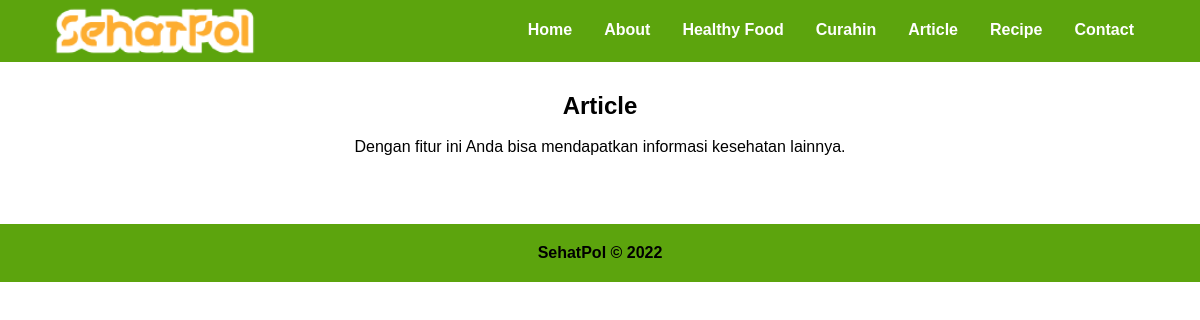
/user/article.php, run on an earlier commit of the app's database.
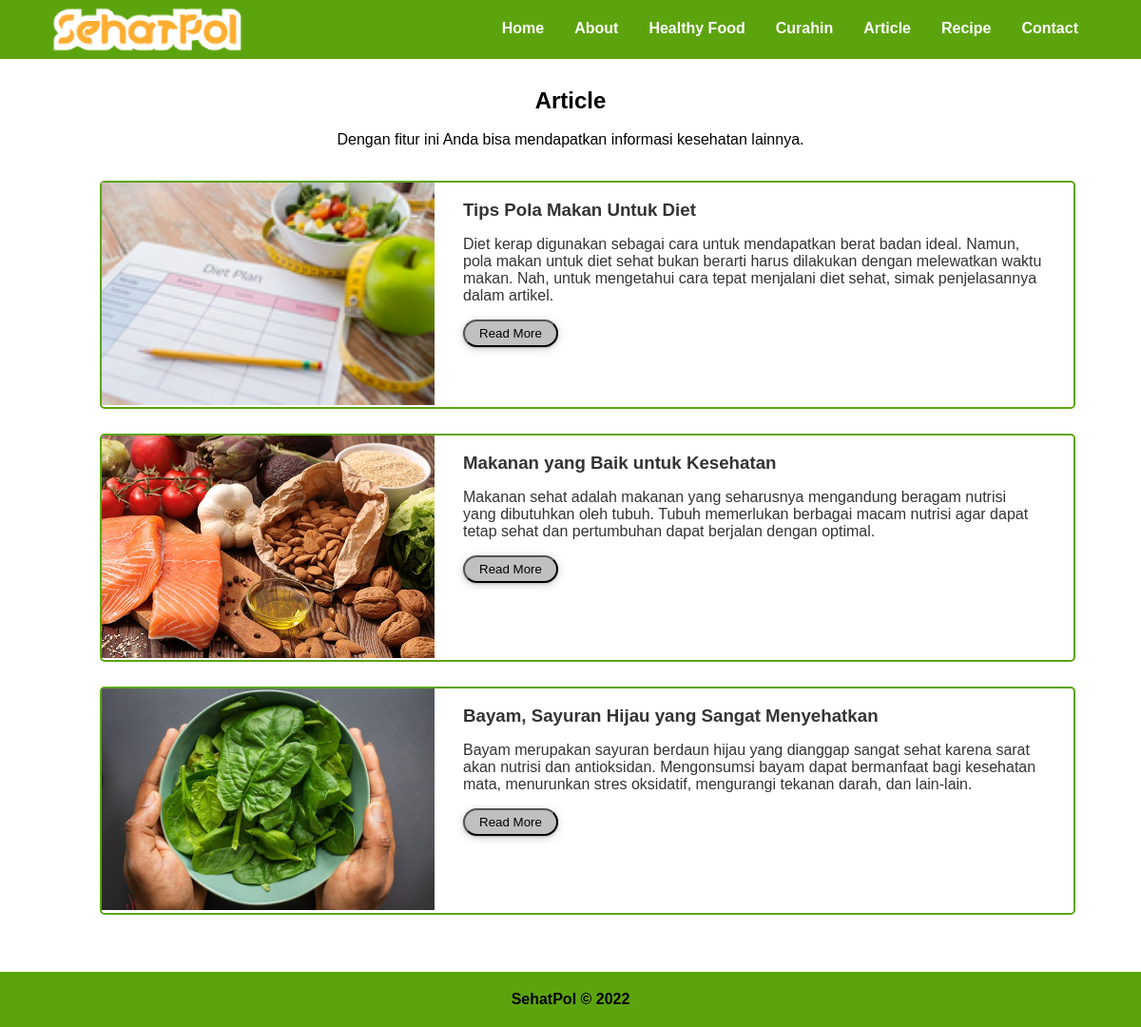
And on a later commit of the database.
### tables this page shows
CREATE TABLE `artikel` (
  `idA` int(10) NOT NULL,
  `idAdmin` int(10) NOT NULL,
  `Judul` varchar(100) NOT NULL,
  `Gambar` varchar(100) NOT NULL,
  `Tgl` date NOT NULL,
  `Penulis` varchar(50) NOT NULL,
  `Deskripsi` varchar(2000) NOT NULL
);

### user/article.php (the view, shortened to what this page needs)
<!DOCTYPE html>
<html lang="en">
<head>
    <link rel="stylesheet" href="asset/css/article.css">
</head>
<body>
    <header>
        <nav>
            <div class="wrapper">
                <div class="logo">
                    <a href="index.php">
                        <img src="asset/img/sehatpol-logo.png" style="width: 210px; height: 60px;">
                    </a>
                </div>
                <div class="menu">
                    <ul>
                        <li><a href="index.php">Home</a></li>
                        <li><a href="index.php #about">About</a></li>
                        <li><a href="healthyfood.php">Healthy Food</a></li>
                        <li><a href="curahin.php">Curahin</a></li>
                        <li><a href="article.php">Article</a></li>
                        <li><a href="recipe.php">Recipe</a></li>
                        <li><a href="index.php #contact">Contact</a></li>
                    </ul>
                </div>
            </div>
        </nav>
    </header>
	<div class="wrapper">
            <section id="article" style="margin-top: 30px; margin-bottom: 50px;">
                <h2 align="center">Article</h2>
                <br>
                <p align="center">Dengan fitur ini Anda bisa mendapatkan informasi kesehatan lainnya.</p>
                <?php
                    include"koneksi.php";
                    $query = "SELECT * FROM artikel";
                    $result = mysqli_query($conn, $query);
                    while($data = mysqli_fetch_array($result)) {
                ?>
                <div class="content" method="post">
                    <div class="border">
                        <img src="asset/img/artikel/<?php echo $data['Gambar'];?>" align="left">
                        <div class="con"><br/>
                            <h3><?php echo $data['Judul'];?></h3>
                            <p><?php echo $data['Deskripsi'];?></p>
                            <a href="detailarticle.php?idA=<?=$data['idA']?>"><button class="btn">Read More</button></a>
                        </div>
                    </div>
                </div>
                <?php } ?>
            </section>
        </div>
	<footer>
        <div class="footer">
            <b><p align="center">SehatPol © 2022</p></b>
        </div>
    </footer>
</body>
</html>

### user/asset/css/article.css (style rules this page uses)
* { text-decoration: none; margin: 0px; padding: 0px; }
body { margin: 0px; padding: 0px; font-family: 'Poppins', sans-serif; }
.wrapper { width: 1100px; margin: auto; position: relative; }
.logo img { float: left; margin-top: 2px; }
.menu { float: right; }
nav { width: 100%; margin: auto; display: flex; line-height: 60px; position: sticky; position: -webkit-sticky; top: 0; background: #5ca40d; }
nav ul { list-style: none; margin: 0; padding: 0; overflow: hidden; }
nav ul li { float: left; }
nav ul li a { color: #ffffff; font-weight: bold; text-align: center; padding: 0px 16px 0px 16px; text-decoration: none; }
.content { width: 90%; margin: auto; height: 250px; background: #fff; color: #333; }
.border { border: 2px solid rgb(92, 164, 13); margin-top: 1pc; padding-bottom: 1pc; padding-right: 2pc; height: 220px; width: 100%; border-radius: 5px; }
.con { margin-left: 380px; }
img { width: 350px; }
.btn { background-color: rgb(192,192,192); width: 100px; padding: 5px; border-radius: 20px; cursor: pointer; box-shadow: 0 1px 2px 0 rgba(0, 0, 0, 0.2), 0 2px 10px 0 rgba(0, 0, 0, 0.19); margin-top: 1pc; }
h3 { margin-bottom: 1pc; }
.footer { background: #5CA40D; width:100%; padding: 20px 0 20px 0; }

What changed in the data, as far as the page shows it:
added artikel: Gambar (picture), Judul "Tips Pola Makan Untuk Diet", Deskripsi "Diet kerap digunakan sebagai cara untuk mendapatkan berat badan ideal. Namun, pola makan untuk diet sehat bukan berarti harus dilakukan dengan melewatkan waktu makan. Nah, untuk mengetahui cara tepat menjalani diet sehat, simak penjelasannya dalam artikel."
added artikel: Gambar (picture), Judul "Makanan yang Baik untuk Kesehatan", Deskripsi "Makanan sehat adalah makanan yang seharusnya mengandung beragam nutrisi yang dibutuhkan oleh tubuh. Tubuh memerlukan berbagai macam nutrisi agar dapat tetap sehat dan pertumbuhan dapat berjalan dengan optimal."
added artikel: Gambar (picture), Judul "Bayam, Sayuran Hijau yang Sangat Menyehatkan", Deskripsi "Bayam merupakan sayuran berdaun hijau yang dianggap sangat sehat karena sarat akan nutrisi dan antioksidan. Mengonsumsi bayam dapat bermanfaat bagi kesehatan mata, menurunkan stres oksidatif, mengurangi tekanan darah, dan lain-lain."
